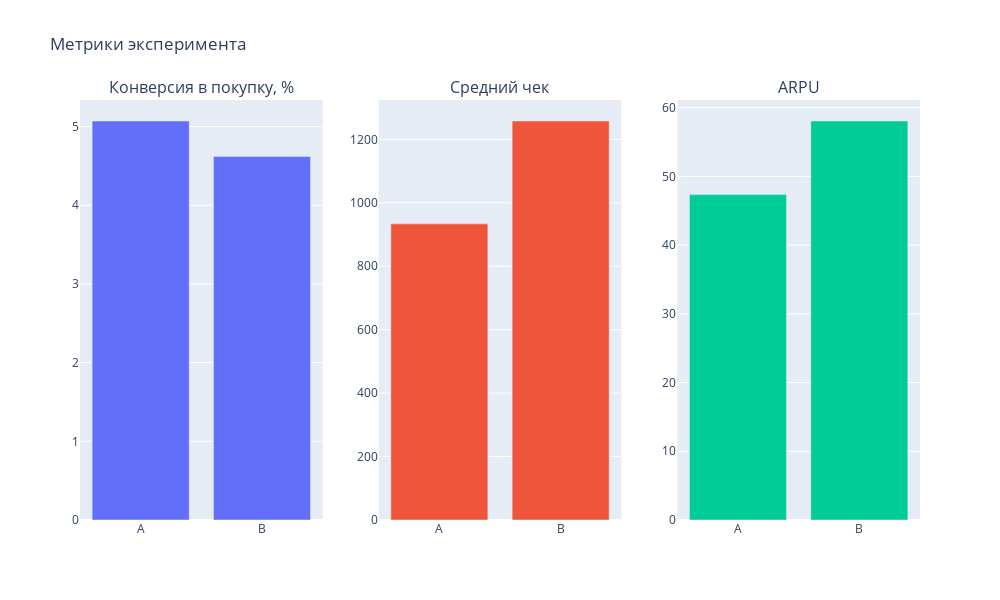

The notebook cell saved with this chart:
### Code cell
charts(total)

### Figure 1 — Plotly figure (JSON) as saved in the notebook; plotly's stock layout.template omitted (floating-point values rounded to 4 significant figures)
{"data": [{"type": "bar", "x": ["A", "B"], "xaxis": "x", "y": [5.07, 4.62], "yaxis": "y"}, {"type": "bar", "x": ["A", "B"], "xaxis": "x2", "y": [933.6, 1258.0], "yaxis": "y2"}, {"type": "bar", "x": ["A", "B"], "xaxis": "x3", "y": [47.35, 58.06], "yaxis": "y3"}], "layout": {"annotations": [{"font": {"size": 16}, "showarrow": false, "text": "Конверсия в покупку, %", "x": 0.1444, "xanchor": "center", "xref": "paper", "y": 1, "yanchor": "bottom", "yref": "paper"}, {"font": {"size": 16}, "showarrow": false, "text": "Средний чек", "x": 0.5, "xanchor": "center", "xref": "paper", "y": 1, "yanchor": "bottom", "yref": "paper"}, {"font": {"size": 16}, "showarrow": false, "text": "ARPU", "x": 0.8556, "xanchor": "center", "xref": "paper", "y": 1, "yanchor": "bottom", "yref": "paper"}], "height": 600, "showlegend": false, "title": {"text": "Метрики эксперимента"}, "width": 1000, "xaxis": {"anchor": "y", "domain": [0, 0.2889]}, "xaxis2": {"anchor": "y2", "domain": [0.3556, 0.6444]}, "xaxis3": {"anchor": "y3", "domain": [0.7111, 1]}, "yaxis": {"anchor": "x", "domain": [0, 1]}, "yaxis2": {"anchor": "x2", "domain": [0, 1]}, "yaxis3": {"anchor": "x3", "domain": [0, 1]}}}
